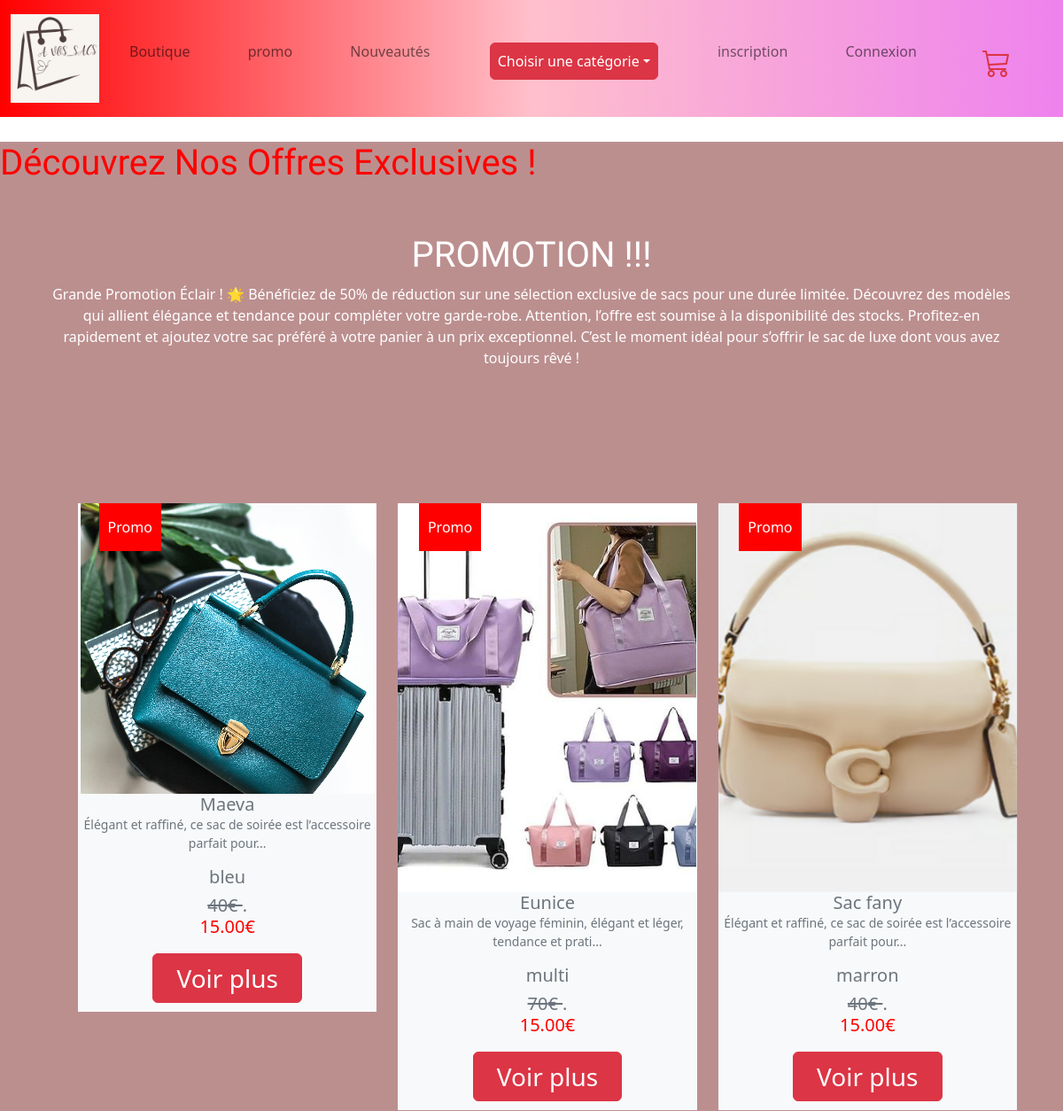
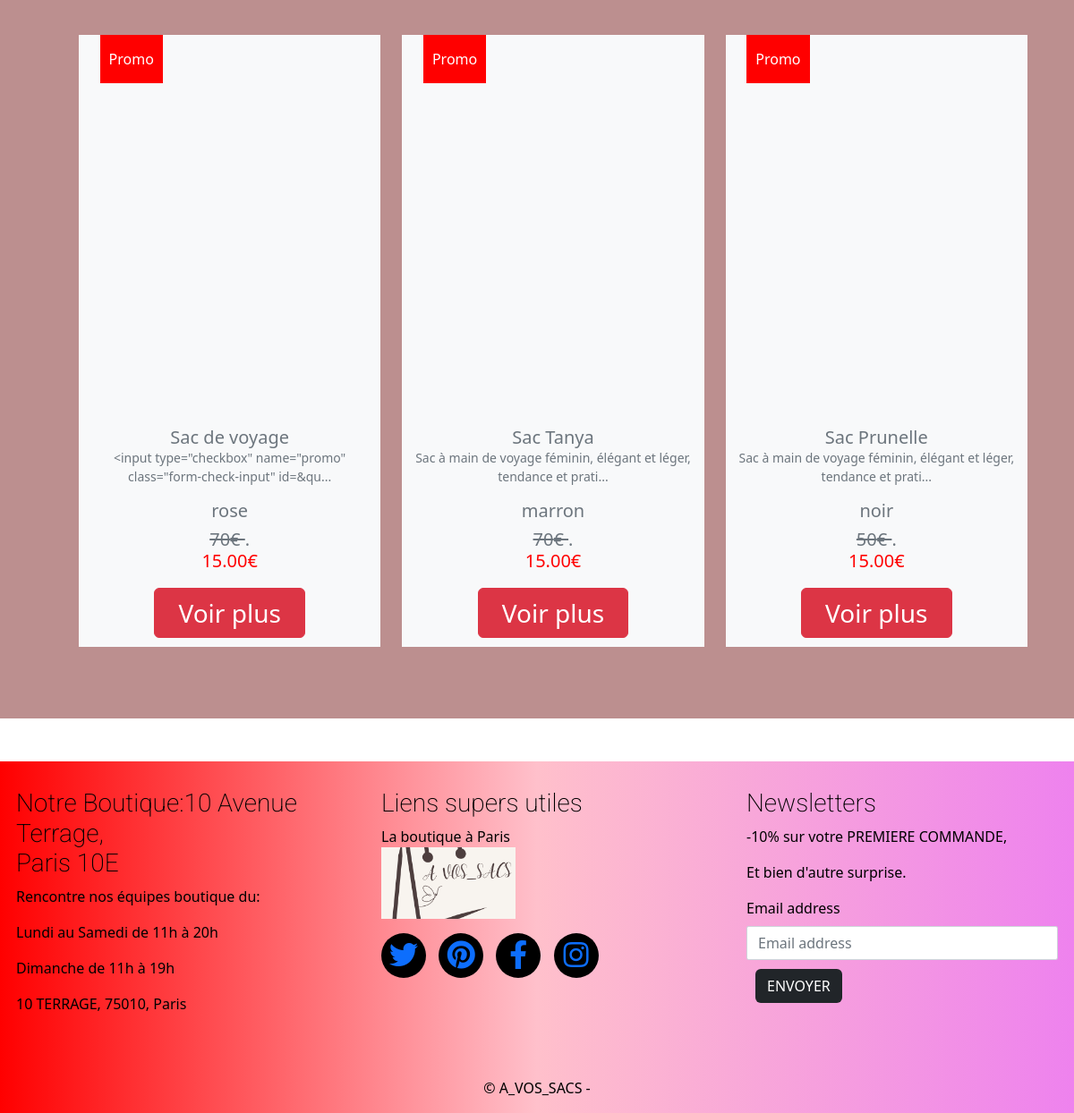
/promo.php, run on the app's committed database (2 pictures, top to bottom).
### tables this page shows
CREATE TABLE `produits` (
  `id_produit` int NOT NULL,
  `category_id` int DEFAULT NULL,
  `name` varchar(100) NOT NULL,
  `couleur` enum('multi','rose','noir','marron','vert','bleu') NOT NULL,
  `detail` text NOT NULL,
  `date` date NOT NULL,
  `image` varchar(255) NOT NULL,
  `price` float NOT NULL,
  `stock` int NOT NULL,
  `promo` enum('oui','non') NOT NULL DEFAULT 'non'
);

### inc/functions.inc.php (called while the page is built, shortened)
<?php
function connexionBdd()
{
    $dsn = "mysql:host=" . DBHOST . ";dbname=" . DBNAME . ";charset=utf8";
    try {
        $pdo = new PDO($dsn, DBUSER, DBPASS);
        $pdo->setAttribute(PDO::ATTR_ERRMODE, PDO::ERRMODE_EXCEPTION);
        $pdo->setAttribute(PDO::ATTR_DEFAULT_FETCH_MODE, PDO::FETCH_ASSOC);
    } catch (PDOException $e) {
        die($e->getMessage());
    }
    return $pdo;
}
function recupererPromo(): array
{
    $pdo = connexionBdd();
    $sql = "SELECT * FROM produits
    WHERE promo = 'oui'
    ORDER BY id_produit DESC
    LIMIT 6
    ";
    $request = $pdo->query($sql);
    $result = $request->fetchAll();
    return $result;
}

### promo.php (the view, shortened to what this page needs)
<?php
require_once "inc/functions.inc.php";
require_once "inc/header.inc.php";
$produits = recupererPromo();
?>
<main class="greyi">
     <section class="titre">
          <h1 class="marquee" style="color: red;">Découvrez Nos Offres Exclusives !</h1>
          <div class=" text-center p-5 titre">
          <h1 class="A2" style="color: white;">PROMOTION !!!</h1>
                <p style="color: white;" >Grande Promotion Éclair ! 🌟 Bénéficiez de 50% de réduction sur une sélection exclusive de sacs pour une durée limitée. Découvrez des modèles qui allient élégance et tendance pour compléter votre garde-robe. Attention, l’offre est soumise à la disponibilité des stocks. Profitez-en rapidement et ajoutez votre sac préféré à votre panier à un prix exceptionnel. C’est le moment idéal pour s’offrir le sac de luxe dont vous avez toujours rêvé !<br></p>
          </div>
     </section>
     <section class="index-img container m-5 text-center">
          <div class="container">
          <div class="row">
               <?php
               foreach ($produits as $produit) {
               ?>
                    <div class="col-lg-4 col-md-6 col-sm-12 mb-4 ">
                    <figure class=" btn-text-align-items-center bg-light pos">
                              <div data-aos="flip-left">
                              <img src="<?= RACINE_SITE . "assets/img/" . $produit['image'] ?>" alt="image-sac <?= $produit['name'] ?>">
                              </div>
                              <button class="im">Promo</button>
                              <figcaption class="figure-caption">
                                   <h5 class="card-title"><?= ($produit['name']); ?></h5>
                                   <p class="card-text"><?= substr($produit['detail'], 0, 100) ?>...</p>
                                   <h5><?= $produit['couleur'] ?></h5>
                                   <h5 class="prix"><strike><?= $produit['price'] ?>€ </strike>.<br>
                                   <span style="color: red;">15.00€</span><br></h5>
                                   <a href="<?= RACINE_SITE . "showProduits.php?id_produit=" . $produit['id_produit'] ?>"
                              class="btn btn-danger w-50 fs-3 mx-auto "> Voir plus </a>
                         </figcaption>
            </figure>
                    </div>
               <?php
               }
               ?>
               </div>
          </div>
     </section>
</main>
<?php
require_once "inc/footer.inc.php";
?>

### assets/css/style.css (style rules this page uses)
* { box-sizing: border-box; margin: 0; padding: 0; }
img { max-width: 100%; aspect-ratio: 1/1.3; object-fit: cover; }
h1 { font-family: tangerine; }
.marquee { width: 100%; overflow: hidden; white-space: nowrap; box-sizing: border-box; animation: marquee 15s linear infinite; }
main { margin-top: 10em; }
a { text-decoration: none; }
.btn { color: #fff; margin: 10px; }
.row { display: flex; }
.container { margin: auto; text-align: center; padding: 20px; }
.pos { position: relative; }
.im { background-color: red; color: white; border: white; position: absolute; top: 0%; left: 7%; padding: 15px 10px; }
.greyi { background-color: rosybrown; }

### data on the page
produits: image (picture), name "Maeva", detail "Élégant et raffiné, ce sac de soirée est l’accessoire parfait pour", couleur "bleu", price "40"
produits: image (picture), name "Eunice", detail "Sac à main de voyage féminin, élégant et léger, tendance et prati", couleur "multi", price "70"
produits: image (picture), name "Sac fany", detail "Élégant et raffiné, ce sac de soirée est l’accessoire parfait pour", couleur "marron", price "40"
produits: image (picture), name "Sac de voyage", detail "<input type=\"checkbox\" name=\"promo\" class=\"form-check-input\" id=&qu", couleur "rose", price "70"
produits: image (picture), name "Sac Tanya", detail "Sac à main de voyage féminin, élégant et léger, tendance et prati", couleur "marron", price "70"
produits: image (picture), name "Sac Prunelle", detail "Sac à main de voyage féminin, élégant et léger, tendance et prati", couleur "noir", price "50"
